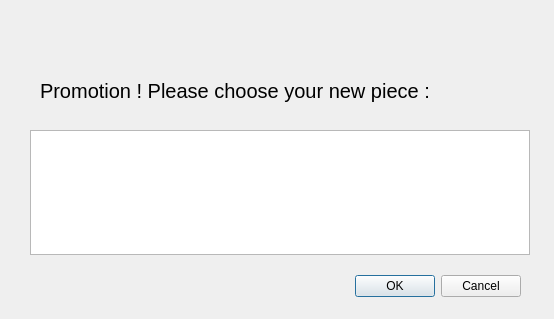
<?xml version="1.0" encoding="UTF-8"?>
<ui version="4.0">
 <class>Promotion</class>
 <widget class="QDialog" name="Promotion">
  <property name="geometry">
   <rect>
    <x>0</x>
    <y>0</y>
    <width>554</width>
    <height>319</height>
   </rect>
  </property>
  <property name="windowTitle">
   <string>Dialog</string>
  </property>
  <widget class="QDialogButtonBox" name="buttonBox">
   <property name="geometry">
    <rect>
     <x>10</x>
     <y>270</y>
     <width>511</width>
     <height>32</height>
    </rect>
   </property>
   <property name="orientation">
    <enum>Qt::Horizontal</enum>
   </property>
   <property name="standardButtons">
    <set>QDialogButtonBox::Cancel|QDialogButtonBox::Ok</set>
   </property>
  </widget>
  <widget class="QGraphicsView" name="gvPromotion">
   <property name="geometry">
    <rect>
     <x>30</x>
     <y>130</y>
     <width>500</width>
     <height>125</height>
    </rect>
   </property>
   <property name="minimumSize">
    <size>
     <width>500</width>
     <height>125</height>
    </size>
   </property>
   <property name="maximumSize">
    <size>
     <width>500</width>
     <height>125</height>
    </size>
   </property>
  </widget>
  <widget class="QLabel" name="lblPromotion">
   <property name="geometry">
    <rect>
     <x>40</x>
     <y>70</y>
     <width>421</width>
     <height>41</height>
    </rect>
   </property>
   <property name="font">
    <font>
     <pointsize>15</pointsize>
    </font>
   </property>
   <property name="text">
    <string>Promotion ! Please choose your new piece :</string>
   </property>
  </widget>
 </widget>
 <resources/>
 <connections>
  <connection>
   <sender>buttonBox</sender>
   <signal>accepted()</signal>
   <receiver>Promotion</receiver>
   <slot>accept()</slot>
   <hints>
    <hint type="sourcelabel">
     <x>248</x>
     <y>254</y>
    </hint>
    <hint type="destinationlabel">
     <x>157</x>
     <y>274</y>
    </hint>
   </hints>
  </connection>
  <connection>
   <sender>buttonBox</sender>
   <signal>rejected()</signal>
   <receiver>Promotion</receiver>
   <slot>reject()</slot>
   <hints>
    <hint type="sourcelabel">
     <x>316</x>
     <y>260</y>
    </hint>
    <hint type="destinationlabel">
     <x>286</x>
     <y>274</y>
    </hint>
   </hints>
  </connection>
 </connections>
</ui>
